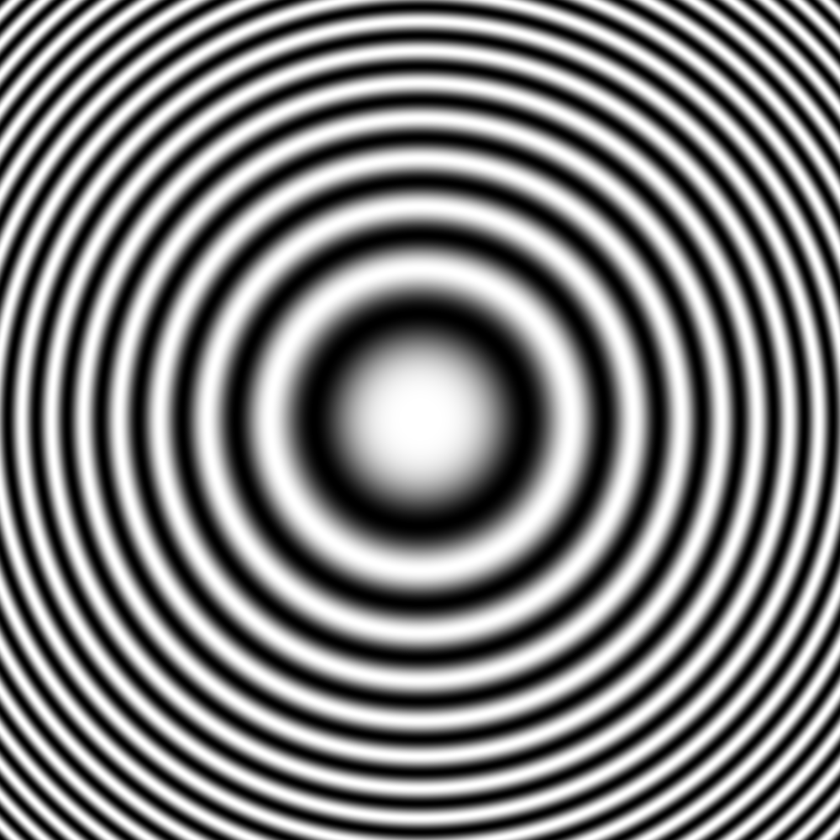
#> input picture zestaw2/ex01/PlytkaFresnela.png, 840 x 840 px, shrunk from 1000 x 1000 before the run
$ python main.py
#> lines starting #> are read from the running program, lines starting #| are printed output that depends on the picture
import numpy as np
from PIL import Image

image_path="PlytkaFresnela.png"
original_image=Image.open(image_path).convert("L")
#> original_image is the input picture: PIL image 840x840 L; min 0, max 255, mean 127.3
original_array = np.array(original_image)

for i in range(5, 50, 5):
    simpled_array=original_array[::i, ::i]
    Image.fromarray(simpled_array).save(f"line/plytka-line-{i}.png")
#> this loop made 9 passes
#> pass 1, `simpled_array=original_array[::i, ::i]`:
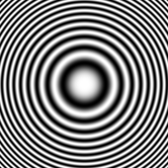
#> simpled_array: shape (168, 168); min 0, max 255, mean 127.3
#> pass 2, `simpled_array=original_array[::i, ::i]`:
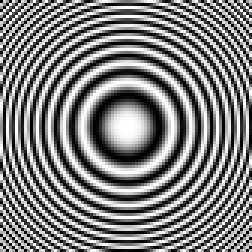
#> simpled_array: shape (84, 84) (shown 3 times larger); min 0, max 255, mean 127.4
#> pass 3, `simpled_array=original_array[::i, ::i]`:
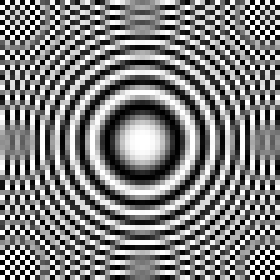
#> simpled_array: shape (56, 56) (shown 5 times larger); min 0, max 255, mean 127.5
